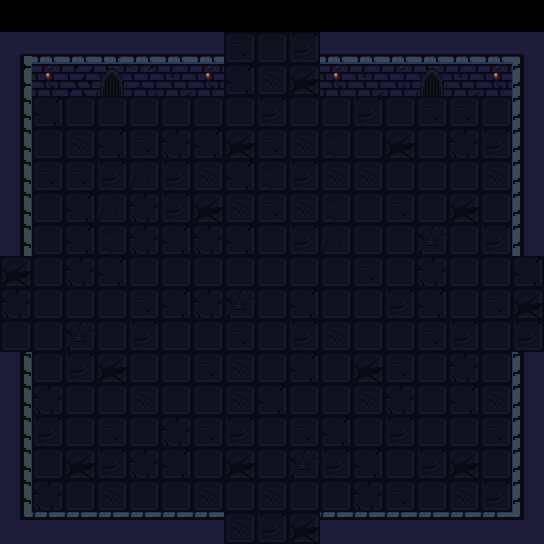

The image is a tile-based game level rendered from a .tmx file. Its description and complete source (layers, tilesets, objects, tile grids) follow:
An orthogonal 17x17 tile map with 32x32 px tiles, 1 tile layer (Kachelebene 1) and 25 objects.

<map version="1.10" tiledversion="1.11.2" orientation="orthogonal" renderorder="right-down" width="17" height="17" tilewidth="32" tileheight="32" infinite="0" nextlayerid="5" nextobjectid="45">
 <tileset firstgid="1" source="Dungeon_Tileset_Tryout.tsx" />
 <layer id="1" name="Kachelebene 1" width="17" height="17">
  <data encoding="csv">
0,0,0,0,0,0,0,0,0,0,0,0,0,0,0,0,0,
113,3,3,4,3,3,3,66,162,51,3,3,3,3,3,3,5,
129,75,131,55,18,19,75,35,67,36,75,19,20,55,19,75,69,
33,35,162,162,162,162,162,162,51,162,162,51,162,66,66,162,69,
49,162,67,35,66,34,35,36,66,67,50,162,36,162,34,51,69,
49,66,66,51,68,51,67,35,50,51,67,67,162,162,162,67,69,
49,162,35,68,34,51,36,67,66,67,50,162,66,162,36,162,69,
49,162,35,50,34,35,34,35,162,51,68,162,162,52,162,51,69,
36,162,34,35,162,162,162,162,162,162,162,66,162,34,162,162,35,
34,162,162,162,66,35,34,52,162,35,162,162,51,35,162,66,36,
162,162,52,162,51,162,162,66,162,51,67,162,162,66,51,162,51,
65,162,51,36,162,162,66,67,162,35,162,36,66,162,34,162,69,
65,34,162,162,67,162,162,67,35,162,162,67,34,162,35,67,69,
65,51,162,66,162,34,66,51,162,66,35,162,51,162,162,66,69,
65,162,36,51,34,35,162,36,162,52,51,35,162,51,36,162,69,
65,34,162,67,162,162,67,162,67,162,162,34,66,162,67,51,69,
81,83,83,83,83,83,83,67,51,36,83,83,83,83,83,83,85
</data>
 </layer>
 <objectgroup id="2" name="collision">
  <object id="1" x="32" y="64" width="96" height="32" />
  <object id="3" x="0" y="448" width="32" height="96" />
  <object id="5" x="32" y="512" width="96" height="32" />
  <object id="17" x="128" y="64" width="96" height="32" />
  <object id="19" x="512" y="64" width="32" height="96" />
  <object id="20" x="0" y="64" width="32" height="96" />
  <object id="28" x="0" y="352" width="32" height="96" />
  <object id="29" x="0" y="160" width="32" height="96" />
  <object id="32" x="320" y="64" width="96" height="32" />
  <object id="34" x="416" y="64" width="96" height="32" />
  <object id="35" x="512" y="160" width="32" height="96" />
  <object id="37" x="512" y="352" width="32" height="96" />
  <object id="38" x="512" y="448" width="32" height="96" />
  <object id="39" x="416" y="512" width="96" height="32" />
  <object id="40" x="320" y="512" width="96" height="32" />
  <object id="44" x="128" y="512" width="96" height="32" />
 </objectgroup>
 <objectgroup id="3" name="door">
  <object id="9" x="224" y="512" width="96" height="32">
   <properties>
    <property name="type" value="bottom" />
   </properties>
  </object>
  <object id="21" x="224" y="64" width="96" height="32">
   <properties>
    <property name="type" value="top" />
   </properties>
  </object>
  <object id="22" x="512" y="256" width="32" height="96">
   <properties>
    <property name="type" value="right" />
   </properties>
  </object>
  <object id="23" x="0" y="256" width="32" height="96">
   <properties>
    <property name="type" value="left" />
   </properties>
  </object>
 </objectgroup>
 <objectgroup id="4" name="util">
  <object id="24" x="80" y="144">
   <properties>
    <property name="type" value="spawner" />
   </properties>
   <point />
  </object>
  <object id="25" x="464" y="144">
   <properties>
    <property name="type" value="spawner" />
   </properties>
   <point />
  </object>
  <object id="26" x="80" y="466">
   <properties>
    <property name="type" value="spawner" />
   </properties>
   <point />
  </object>
  <object id="27" x="464" y="466">
   <properties>
    <property name="type" value="spawner" />
   </properties>
   <point />
  </object>
  <object id="42" x="272" y="306">
   <properties>
    <property name="type" value="spawner" />
   </properties>
   <point />
  </object>
 </objectgroup>
</map>
